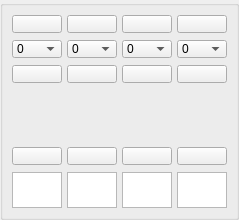
          <widget class="QGroupBox" name="groupBox_set_1">
           <property name="title">
            <string/>
           </property>
           <layout class="QHBoxLayout" name="horizontalLayout">
            <property name="spacing">
             <number>5</number>
            </property>
            <property name="leftMargin">
             <number>9</number>
            </property>
            <property name="topMargin">
             <number>9</number>
            </property>
            <property name="rightMargin">
             <number>9</number>
            </property>
            <property name="bottomMargin">
             <number>9</number>
            </property>
            <item alignment="Qt::AlignHCenter">
             <widget class="QWidget" name="widget_set_1" native="true">
              <property name="minimumSize">
               <size>
                <width>50</width>
                <height>0</height>
               </size>
              </property>
              <property name="maximumSize">
               <size>
                <width>50</width>
                <height>16777215</height>
               </size>
              </property>
              <layout class="QVBoxLayout" name="verticalLayout">
               <property name="spacing">
                <number>7</number>
               </property>
               <property name="leftMargin">
                <number>0</number>
               </property>
               <property name="topMargin">
                <number>0</number>
               </property>
               <property name="rightMargin">
                <number>0</number>
               </property>
               <property name="bottomMargin">
                <number>0</number>
               </property>
               <item alignment="Qt::AlignHCenter|Qt::AlignVCenter">
                <widget class="QPushButton" name="btn_Phantom_1">
                 <property name="minimumSize">
                  <size>
                   <width>50</width>
                   <height>18</height>
                  </size>
                 </property>
                 <property name="maximumSize">
                  <size>
                   <width>50</width>
                   <height>18</height>
                  </size>
                 </property>
                 <property name="focusPolicy">
                  <enum>Qt::StrongFocus</enum>
                 </property>
                 <property name="text">
                  <string/>
                 </property>
                 <property name="checkable">
                  <bool>true</bool>
                 </property>
                </widget>
               </item>
               <item alignment="Qt::AlignHCenter|Qt::AlignVCenter">
                <widget class="QComboBox" name="comboBox_PreampGain_1">
                 <property name="minimumSize">
                  <size>
                   <width>50</width>
                   <height>18</height>
                  </size>
                 </property>
                 <property name="maximumSize">
                  <size>
                   <width>50</width>
                   <height>18</height>
                  </size>
                 </property>
                 <property name="focusPolicy">
                  <enum>Qt::StrongFocus</enum>
                 </property>
                 <property name="currentIndex">
                  <number>0</number>
                 </property>
                 <item>
                  <property name="text">
                   <string>0</string>
                  </property>
                 </item>
                 <item>
                  <property name="text">
                   <string>+6</string>
                  </property>
                 </item>
                 <item>
                  <property name="text">
                   <string>+12</string>
                  </property>
                 </item>
                 <item>
                  <property name="text">
                   <string>+18</string>
                  </property>
                 </item>
                 <item>
                  <property name="text">
                   <string>+24</string>
                  </property>
                 </item>
                 <item>
                  <property name="text">
                   <string>+30</string>
                  </property>
                 </item>
                 <item>
                  <property name="text">
                   <string>+36</string>
                  </property>
                 </item>
                 <item>
                  <property name="text">
                   <string>+42</string>
                  </property>
                 </item>
                </widget>
               </item>
               <item alignment="Qt::AlignHCenter|Qt::AlignVCenter">
                <widget class="QPushButton" name="btnInvert_1">
                 <property name="minimumSize">
                  <size>
                   <width>50</width>
                   <height>18</height>
                  </size>
                 </property>
                 <property name="maximumSize">
                  <size>
                   <width>50</width>
                   <height>18</height>
                  </size>
                 </property>
                 <property name="focusPolicy">
                  <enum>Qt::StrongFocus</enum>
                 </property>
                 <property name="text">
                  <string/>
                 </property>
                 <property name="checkable">
                  <bool>true</bool>
                 </property>
                </widget>
               </item>
               <item alignment="Qt::AlignHCenter|Qt::AlignVCenter">
                <widget class="ConfigGainWidget" name="spinBoxGain_1" native="true">
                 <property name="minimumSize">
                  <size>
                   <width>50</width>
                   <height>50</height>
                  </size>
                 </property>
                 <property name="maximumSize">
                  <size>
                   <width>50</width>
                   <height>50</height>
                  </size>
                 </property>
                 <property name="layoutDirection">
                  <enum>Qt::LeftToRight</enum>
                 </property>
                 <property name="Value" stdset="0">
                  <double>0.000000000000000</double>
                 </property>
                 <property name="MaxValue" stdset="0">
                  <double>12.000000000000000</double>
                 </property>
                 <property name="MinValue" stdset="0">
                  <double>-100.000000000000000</double>
                 </property>
                 <property name="Decimals" stdset="0">
                  <number>1</number>
                 </property>
                </widget>
               </item>
               <item alignment="Qt::AlignHCenter|Qt::AlignVCenter">
                <widget class="QPushButton" name="btnMute_1">
                 <property name="minimumSize">
                  <size>
                   <width>50</width>
                   <height>18</height>
                  </size>
                 </property>
                 <property name="maximumSize">
                  <size>
                   <width>50</width>
                   <height>18</height>
                  </size>
                 </property>
                 <property name="focusPolicy">
                  <enum>Qt::StrongFocus</enum>
                 </property>
                 <property name="text">
                  <string/>
                 </property>
                 <property name="checkable">
                  <bool>true</bool>
                 </property>
                </widget>
               </item>
               <item alignment="Qt::AlignHCenter|Qt::AlignVCenter">
                <widget class="QTextEdit" name="textEdit_1">
                 <property name="minimumSize">
                  <size>
                   <width>50</width>
                   <height>36</height>
                  </size>
                 </property>
                 <property name="maximumSize">
                  <size>
                   <width>50</width>
                   <height>36</height>
                  </size>
                 </property>
                 <property name="verticalScrollBarPolicy">
                  <enum>Qt::ScrollBarAlwaysOff</enum>
                 </property>
                 <property name="horizontalScrollBarPolicy">
                  <enum>Qt::ScrollBarAlwaysOff</enum>
                 </property>
                </widget>
               </item>
              </layout>
             </widget>
            </item>
            <item alignment="Qt::AlignHCenter">
             <widget class="QWidget" name="widget_set_2" native="true">
              <property name="minimumSize">
               <size>
                <width>50</width>
                <height>0</height>
               </size>
              </property>
              <property name="maximumSize">
               <size>
                <width>50</width>
                <height>16777215</height>
               </size>
              </property>
              <layout class="QVBoxLayout" name="verticalLayout_2">
               <property name="spacing">
                <number>7</number>
               </property>
               <property name="leftMargin">
                <number>0</number>
               </property>
               <property name="topMargin">
                <number>0</number>
               </property>
               <property name="rightMargin">
                <number>0</number>
               </property>
               <property name="bottomMargin">
                <number>0</number>
               </property>
               <item alignment="Qt::AlignHCenter|Qt::AlignVCenter">
                <widget class="QPushButton" name="btn_Phantom_2">
                 <property name="minimumSize">
                  <size>
                   <width>50</width>
                   <height>18</height>
                  </size>
                 </property>
                 <property name="maximumSize">
                  <size>
                   <width>50</width>
                   <height>18</height>
                  </size>
                 </property>
                 <property name="focusPolicy">
                  <enum>Qt::StrongFocus</enum>
                 </property>
                 <property name="text">
                  <string/>
                 </property>
                 <property name="checkable">
                  <bool>true</bool>
                 </property>
                </widget>
               </item>
               <item alignment="Qt::AlignHCenter|Qt::AlignTop">
                <widget class="QComboBox" name="comboBox_PreampGain_2">
                 <property name="minimumSize">
                  <size>
                   <width>50</width>
                   <height>18</height>
                  </size>
                 </property>
                 <property name="maximumSize">
                  <size>
                   <width>50</width>
                   <height>18</height>
                  </size>
                 </property>
                 <property name="focusPolicy">
                  <enum>Qt::StrongFocus</enum>
                 </property>
                 <property name="currentIndex">
                  <number>0</number>
                 </property>
                 <item>
                  <property name="text">
                   <string>0</string>
                  </property>
                 </item>
                 <item>
                  <property name="text">
                   <string>+6</string>
                  </property>
                 </item>
                 <item>
                  <property name="text">
                   <string>+12</string>
                  </property>
                 </item>
                 <item>
                  <property name="text">
                   <string>+18</string>
                  </property>
                 </item>
                 <item>
                  <property name="text">
                   <string>+24</string>
                  </property>
                 </item>
                 <item>
                  <property name="text">
                   <string>+30</string>
                  </property>
                 </item>
                 <item>
                  <property name="text">
                   <string>+36</string>
                  </property>
                 </item>
                 <item>
                  <property name="text">
                   <string>+42</string>
                  </property>
                 </item>
                </widget>
               </item>
               <item alignment="Qt::AlignVCenter">
                <widget class="QPushButton" name="btnInvert_2">
                 <property name="minimumSize">
                  <size>
                   <width>50</width>
                   <height>18</height>
                  </size>
                 </property>
                 <property name="maximumSize">
                  <size>
                   <width>50</width>
                   <height>18</height>
                  </size>
                 </property>
                 <property name="focusPolicy">
                  <enum>Qt::StrongFocus</enum>
                 </property>
                 <property name="text">
                  <string/>
                 </property>
                 <property name="checkable">
                  <bool>true</bool>
                 </property>
                </widget>
               </item>
               <item alignment="Qt::AlignHCenter|Qt::AlignVCenter">
                <widget class="ConfigGainWidget" name="spinBoxGain_2" native="true">
                 <property name="minimumSize">
                  <size>
                   <width>50</width>
                   <height>50</height>
                  </size>
                 </property>
                 <property name="maximumSize">
                  <size>
                   <width>50</width>
                   <height>50</height>
                  </size>
                 </property>
                 <property name="layoutDirection">
                  <enum>Qt::LeftToRight</enum>
                 </property>
                 <property name="Value" stdset="0">
                  <double>0.000000000000000</double>
                 </property>
                 <property name="MaxValue" stdset="0">
                  <double>12.000000000000000</double>
                 </property>
                 <property name="MinValue" stdset="0">
                  <double>-100.000000000000000</double>
                 </property>
                 <property name="Decimals" stdset="0">
                  <number>1</number>
                 </property>
                </widget>
               </item>
               <item alignment="Qt::AlignVCenter">
                <widget class="QPushButton" name="btnMute_2">
                 <property name="minimumSize">
                  <size>
                   <width>50</width>
                   <height>18</height>
                  </size>
                 </property>
                 <property name="maximumSize">
                  <size>
                   <width>50</width>
                   <height>18</height>
                  </size>
                 </property>
                 <property name="focusPolicy">
                  <enum>Qt::StrongFocus</enum>
                 </property>
                 <property name="text">
                  <string/>
                 </property>
                 <property name="checkable">
                  <bool>true</bool>
                 </property>
                </widget>
               </item>
               <item alignment="Qt::AlignHCenter|Qt::AlignVCenter">
                <widget class="QTextEdit" name="textEdit_2">
                 <property name="minimumSize">
                  <size>
                   <width>50</width>
                   <height>36</height>
                  </size>
                 </property>
                 <property name="maximumSize">
                  <size>
                   <width>50</width>
                   <height>36</height>
                  </size>
                 </property>
                 <property name="verticalScrollBarPolicy">
                  <enum>Qt::ScrollBarAlwaysOff</enum>
                 </property>
                 <property name="horizontalScrollBarPolicy">
                  <enum>Qt::ScrollBarAlwaysOff</enum>
                 </property>
                </widget>
               </item>
              </layout>
             </widget>
            </item>
            <item alignment="Qt::AlignHCenter">
             <widget class="QWidget" name="widget_set_3" native="true">
              <property name="minimumSize">
               <size>
                <width>50</width>
                <height>0</height>
               </size>
              </property>
              <property name="maximumSize">
               <size>
                <width>50</width>
                <height>16777215</height>
               </size>
              </property>
              <layout class="QVBoxLayout" name="verticalLayout_3">
               <property name="spacing">
                <number>7</number>
               </property>
               <property name="leftMargin">
                <number>0</number>
               </property>
               <property name="topMargin">
                <number>0</number>
               </property>
               <property name="rightMargin">
                <number>0</number>
               </property>
               <property name="bottomMargin">
                <number>0</number>
               </property>
               <item alignment="Qt::AlignHCenter|Qt::AlignVCenter">
                <widget class="QPushButton" name="btn_Phantom_3">
                 <property name="minimumSize">
                  <size>
                   <width>50</width>
                   <height>18</height>
                  </size>
                 </property>
                 <property name="maximumSize">
                  <size>
                   <width>50</width>
                   <height>18</height>
                  </size>
                 </property>
                 <property name="focusPolicy">
                  <enum>Qt::StrongFocus</enum>
                 </property>
                 <property name="text">
                  <string/>
                 </property>
                 <property name="checkable">
                  <bool>true</bool>
                 </property>
                </widget>
               </item>
               <item alignment="Qt::AlignHCenter|Qt::AlignVCenter">
                <widget class="QComboBox" name="comboBox_PreampGain_3">
                 <property name="minimumSize">
                  <size>
                   <width>0</width>
                   <height>18</height>
                  </size>
                 </property>
                 <property name="maximumSize">
                  <size>
                   <width>50</width>
                   <height>18</height>
                  </size>
                 </property>
                 <property name="focusPolicy">
                  <enum>Qt::StrongFocus</enum>
                 </property>
                 <property name="currentIndex">
                  <number>0</number>
                 </property>
                 <item>
                  <property name="text">
                   <string>0</string>
                  </property>
                 </item>
                 <item>
                  <property name="text">
                   <string>+6</string>
                  </property>
                 </item>
                 <item>
                  <property name="text">
                   <string>+12</string>
                  </property>
                 </item>
                 <item>
                  <property name="text">
                   <string>+18</string>
                  </property>
                 </item>
                 <item>
                  <property name="text">
                   <string>+24</string>
                  </property>
                 </item>
                 <item>
                  <property name="text">
                   <string>+30</string>
                  </property>
                 </item>
                 <item>
                  <property name="text">
                   <string>+36</string>
                  </property>
                 </item>
                 <item>
                  <property name="text">
                   <string>+42</string>
                  </property>
                 </item>
                </widget>
               </item>
               <item alignment="Qt::AlignVCenter">
                <widget class="QPushButton" name="btnInvert_3">
                 <property name="minimumSize">
                  <size>
                   <width>50</width>
                   <height>18</height>
                  </size>
                 </property>
                 <property name="maximumSize">
                  <size>
                   <width>50</width>
                   <height>18</height>
                  </size>
                 </property>
                 <property name="focusPolicy">
                  <enum>Qt::StrongFocus</enum>
                 </property>
                 <property name="text">
                  <string/>
                 </property>
                 <property name="checkable">
                  <bool>true</bool>
                 </property>
                </widget>
               </item>
               <item alignment="Qt::AlignHCenter|Qt::AlignVCenter">
                <widget class="ConfigGainWidget" name="spinBoxGain_3" native="true">
                 <property name="minimumSize">
                  <size>
                   <width>50</width>
                   <height>50</height>
                  </size>
                 </property>
                 <property name="maximumSize">
                  <size>
                   <width>50</width>
                   <height>50</height>
                  </size>
                 </property>
                 <property name="layoutDirection">
                  <enum>Qt::LeftToRight</enum>
                 </property>
                 <property name="Value" stdset="0">
                  <double>0.000000000000000</double>
                 </property>
                 <property name="MaxValue" stdset="0">
                  <double>12.000000000000000</double>
                 </property>
                 <property name="MinValue" stdset="0">
                  <double>-100.000000000000000</double>
                 </property>
                 <property name="Decimals" stdset="0">
                  <number>1</number>
                 </property>
                </widget>
               </item>
               <item alignment="Qt::AlignVCenter">
                <widget class="QPushButton" name="btnMute_3">
                 <property name="minimumSize">
                  <size>
                   <width>50</width>
                   <height>18</height>
                  </size>
                 </property>
                 <property name="maximumSize">
                  <size>
                   <width>50</width>
                   <height>18</height>
                  </size>
                 </property>
                 <property name="focusPolicy">
                  <enum>Qt::StrongFocus</enum>
                 </property>
                 <property name="text">
                  <string/>
                 </property>
                 <property name="checkable">
                  <bool>true</bool>
                 </property>
                </widget>
               </item>
               <item alignment="Qt::AlignHCenter|Qt::AlignVCenter">
                <widget class="QTextEdit" name="textEdit_3">
                 <property name="minimumSize">
                  <size>
                   <width>50</width>
                   <height>36</height>
                  </size>
                 </property>
                 <property name="maximumSize">
                  <size>
                   <width>50</width>
                   <height>36</height>
                  </size>
                 </property>
                 <property name="verticalScrollBarPolicy">
                  <enum>Qt::ScrollBarAlwaysOff</enum>
                 </property>
                 <property name="horizontalScrollBarPolicy">
                  <enum>Qt::ScrollBarAlwaysOff</enum>
                 </property>
                </widget>
               </item>
              </layout>
             </widget>
            </item>
            <item alignment="Qt::AlignHCenter">
             <widget class="QWidget" name="widget_set_4" native="true">
              <property name="minimumSize">
               <size>
                <width>50</width>
                <height>0</height>
               </size>
              </property>
              <property name="maximumSize">
               <size>
                <width>50</width>
                <height>16777215</height>
               </size>
              </property>
              <layout class="QVBoxLayout" name="verticalLayout_4">
               <property name="spacing">
                <number>7</number>
               </property>
               <property name="leftMargin">
                <number>0</number>
               </property>
               <property name="topMargin">
                <number>0</number>
               </property>
               <property name="rightMargin">
                <number>0</number>
               </property>
               <property name="bottomMargin">
                <number>0</number>
               </property>
               <item alignment="Qt::AlignHCenter|Qt::AlignVCenter">
                <widget class="QPushButton" name="btn_Phantom_4">
                 <property name="minimumSize">
                  <size>
                   <width>50</width>
                   <height>18</height>
                  </size>
                 </property>
                 <property name="maximumSize">
                  <size>
                   <width>50</width>
                   <height>18</height>
                  </size>
                 </property>
                 <property name="focusPolicy">
                  <enum>Qt::StrongFocus</enum>
                 </property>
                 <property name="text">
                  <string/>
                 </property>
                 <property name="checkable">
                  <bool>true</bool>
                 </property>
                </widget>
               </item>
               <item alignment="Qt::AlignHCenter|Qt::AlignVCenter">
                <widget class="QComboBox" name="comboBox_PreampGain_4">
                 <property name="minimumSize">
                  <size>
                   <width>50</width>
                   <height>18</height>
                  </size>
                 </property>
                 <property name="maximumSize">
                  <size>
                   <width>50</width>
                   <height>18</height>
                  </size>
                 </property>
                 <property name="focusPolicy">
                  <enum>Qt::StrongFocus</enum>
                 </property>
                 <property name="currentIndex">
                  <number>0</number>
                 </property>
                 <item>
                  <property name="text">
                   <string>0</string>
                  </property>
                 </item>
                 <item>
                  <property name="text">
                   <string>+6</string>
                  </property>
                 </item>
                 <item>
                  <property name="text">
                   <string>+12</string>
                  </property>
                 </item>
                 <item>
                  <property name="text">
                   <string>+18</string>
                  </property>
                 </item>
                 <item>
                  <property name="text">
                   <string>+24</string>
                  </property>
                 </item>
                 <item>
                  <property name="text">
                   <string>+30</string>
                  </property>
                 </item>
                 <item>
                  <property name="text">
                   <string>+36</string>
                  </property>
                 </item>
                 <item>
                  <property name="text">
                   <string>+42</string>
                  </property>
                 </item>
                </widget>
               </item>
               <item alignment="Qt::AlignVCenter">
                <widget class="QPushButton" name="btnInvert_4">
                 <property name="minimumSize">
                  <size>
                   <width>50</width>
                   <height>18</height>
                  </size>
                 </property>
                 <property name="maximumSize">
                  <size>
                   <width>50</width>
                   <height>18</height>
                  </size>
                 </property>
                 <property name="focusPolicy">
                  <enum>Qt::StrongFocus</enum>
                 </property>
                 <property name="text">
                  <string/>
                 </property>
                 <property name="checkable">
                  <bool>true</bool>
                 </property>
                </widget>
               </item>
               <item alignment="Qt::AlignHCenter|Qt::AlignVCenter">
                <widget class="ConfigGainWidget" name="spinBoxGain_4" native="true">
                 <property name="minimumSize">
                  <size>
                   <width>50</width>
                   <height>50</height>
                  </size>
                 </property>
                 <property name="maximumSize">
                  <size>
                   <width>50</width>
                   <height>50</height>
                  </size>
                 </property>
                 <property name="layoutDirection">
                  <enum>Qt::LeftToRight</enum>
                 </property>
                 <property name="Value" stdset="0">
                  <double>0.000000000000000</double>
                 </property>
                 <property name="MaxValue" stdset="0">
                  <double>12.000000000000000</double>
                 </property>
                 <property name="MinValue" stdset="0">
                  <double>-100.000000000000000</double>
                 </property>
                 <property name="Decimals" stdset="0">
                  <number>1</number>
                 </property>
                </widget>
               </item>
               <item alignment="Qt::AlignVCenter">
                <widget class="QPushButton" name="btnMute_4">
                 <property name="minimumSize">
                  <size>
                   <width>50</width>
                   <height>18</height>
                  </size>
                 </property>
                 <property name="maximumSize">
                  <size>
                   <width>50</width>
                   <height>18</height>
                  </size>
                 </property>
                 <property name="focusPolicy">
                  <enum>Qt::StrongFocus</enum>
                 </property>
                 <property name="text">
                  <string/>
                 </property>
                 <property name="checkable">
                  <bool>true</bool>
                 </property>
                </widget>
               </item>
               <item alignment="Qt::AlignHCenter|Qt::AlignVCenter">
                <widget class="QTextEdit" name="textEdit_4">
                 <property name="minimumSize">
                  <size>
                   <width>50</width>
                   <height>36</height>
                  </size>
                 </property>
                 <property name="maximumSize">
                  <size>
                   <width>50</width>
                   <height>36</height>
                  </size>
                 </property>
                 <property name="verticalScrollBarPolicy">
                  <enum>Qt::ScrollBarAlwaysOff</enum>
                 </property>
                 <property name="horizontalScrollBarPolicy">
                  <enum>Qt::ScrollBarAlwaysOff</enum>
                 </property>
                </widget>
               </item>
              </layout>
             </widget>
            </item>
           </layout>
          </widget>
